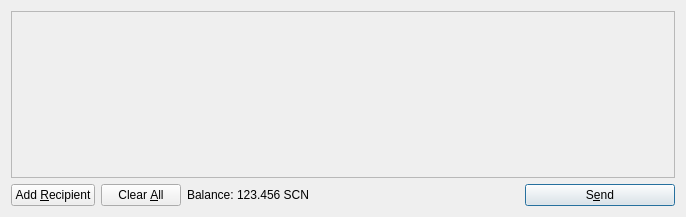
<?xml version="1.0" encoding="UTF-8"?>
<ui version="4.0">
 <class>SendCoinsDialog</class>
 <widget class="QDialog" name="SendCoinsDialog">
  <property name="geometry">
   <rect>
    <x>0</x>
    <y>0</y>
    <width>686</width>
    <height>217</height>
   </rect>
  </property>
  <property name="windowTitle">
   <string>Send Coins</string>
  </property>
  <layout class="QVBoxLayout" name="verticalLayout">
   <item>
    <widget class="QScrollArea" name="scrollArea">
     <property name="widgetResizable">
      <bool>true</bool>
     </property>
     <widget class="QWidget" name="scrollAreaWidgetContents">
      <property name="geometry">
       <rect>
        <x>0</x>
        <y>0</y>
        <width>666</width>
        <height>165</height>
       </rect>
      </property>
      <layout class="QVBoxLayout" name="verticalLayout_2">
       <property name="margin">
        <number>0</number>
       </property>
       <item>
        <layout class="QVBoxLayout" name="entries">
         <property name="spacing">
          <number>6</number>
         </property>
        </layout>
       </item>
       <item>
        <spacer name="verticalSpacer">
         <property name="orientation">
          <enum>Qt::Vertical</enum>
         </property>
         <property name="sizeHint" stdset="0">
          <size>
           <width>20</width>
           <height>40</height>
          </size>
         </property>
        </spacer>
       </item>
      </layout>
     </widget>
    </widget>
   </item>
   <item>
    <layout class="QHBoxLayout" name="horizontalLayout">
     <item>
      <widget class="QPushButton" name="addButton">
       <property name="toolTip">
        <string>Send to multiple recipients at once</string>
       </property>
       <property name="text">
        <string>Add &amp;Recipient</string>
       </property>
       <property name="icon">
        <iconset resource="../bitcoin.qrc">
         <normaloff>:/icons/add</normaloff>:/icons/add</iconset>
       </property>
       <property name="autoDefault">
        <bool>false</bool>
       </property>
      </widget>
     </item>
     <item>
      <widget class="QPushButton" name="clearButton">
       <property name="sizePolicy">
        <sizepolicy hsizetype="Minimum" vsizetype="Fixed">
         <horstretch>0</horstretch>
         <verstretch>0</verstretch>
        </sizepolicy>
       </property>
       <property name="toolTip">
        <string>Remove all transaction fields</string>
       </property>
       <property name="text">
        <string>Clear &amp;All</string>
       </property>
       <property name="icon">
        <iconset resource="../bitcoin.qrc">
         <normaloff>:/icons/remove</normaloff>:/icons/remove</iconset>
       </property>
       <property name="autoRepeatDelay">
        <number>300</number>
       </property>
       <property name="autoDefault">
        <bool>false</bool>
       </property>
      </widget>
     </item>
     <item>
      <layout class="QHBoxLayout" name="horizontalLayout_2">
       <property name="spacing">
        <number>3</number>
       </property>
       <item>
        <widget class="QLabel" name="label">
         <property name="text">
          <string>Balance:</string>
         </property>
        </widget>
       </item>
       <item>
        <widget class="QLabel" name="labelBalance">
         <property name="cursor">
          <cursorShape>IBeamCursor</cursorShape>
         </property>
         <property name="text">
          <string>123.456 SCN</string>
         </property>
         <property name="textInteractionFlags">
          <set>Qt::LinksAccessibleByMouse|Qt::TextSelectableByKeyboard|Qt::TextSelectableByMouse</set>
         </property>
        </widget>
       </item>
      </layout>
     </item>
     <item>
      <spacer name="horizontalSpacer">
       <property name="orientation">
        <enum>Qt::Horizontal</enum>
       </property>
       <property name="sizeHint" stdset="0">
        <size>
         <width>40</width>
         <height>20</height>
        </size>
       </property>
      </spacer>
     </item>
     <item>
      <widget class="QPushButton" name="sendButton">
       <property name="minimumSize">
        <size>
         <width>150</width>
         <height>0</height>
        </size>
       </property>
       <property name="toolTip">
        <string>Confirm the send action</string>
       </property>
       <property name="text">
        <string>S&amp;end</string>
       </property>
       <property name="icon">
        <iconset resource="../bitcoin.qrc">
         <normaloff>:/icons/send</normaloff>:/icons/send</iconset>
       </property>
       <property name="default">
        <bool>true</bool>
       </property>
      </widget>
     </item>
    </layout>
   </item>
  </layout>
 </widget>
 <resources>
  <include location="../bitcoin.qrc"/>
 </resources>
 <connections/>
</ui>
